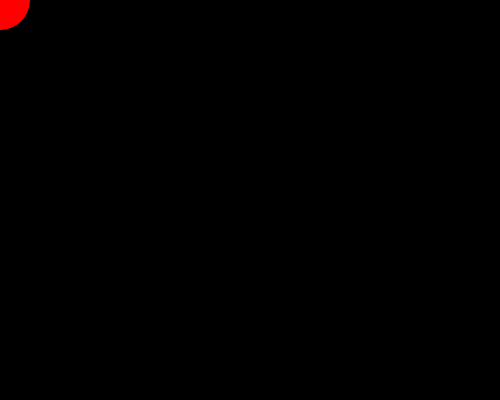
Frame 1 (no input)
Frame 60 (the mouse pressed at the canvas centre just before this capture): identical to frame 1, image omitted
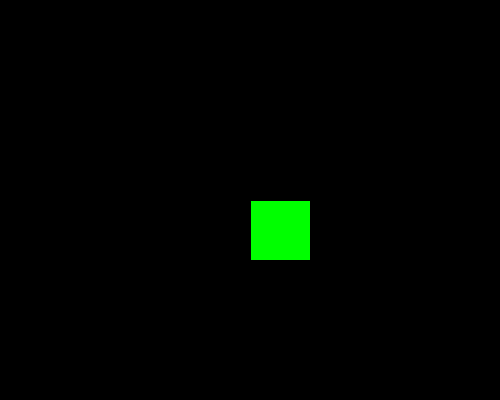
Frame 120 (the mouse held since frame 60 and released just before this capture)

The Processing sketch that drew these frames (run headless with seeded random() and noise(); from frame 60 on, the mouse is pressed at the canvas centre):

// Processing sketch: processing_172761
// ── processing_172761.pde

void setup() {
  size(500,400);
}

void draw() {
  background(0);
  if (mousePressed) {
    fill(0,255,0);
    rect(mouseX,mouseY,60,60);  
} else {
    fill(255,0,0);
 ellipse(mouseX,mouseY,60,60);
  } 
}
